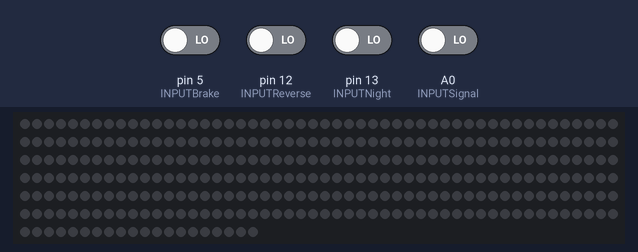
A sketch run on a simulated Arduino Uno, built with avr-gcc and run on an emulated ATmega328P. Parts: 320 RGB LEDs in strip order, left to right, continuing on the next row. Inputs (shaded band) come from the test bench; at power-on: A0 (INPUTSignal), pin 5 (INPUTBrake), pin 12 (INPUTReverse), pin 13 (INPUTNight) LOW. Dim RGB values are drawn brighter than linear.

Above: at 1.2 s.
1.3 s: A0 (INPUTSignal) driven HIGH
3.8 s: pin 5 (INPUTBrake) driven HIGH
At 5.5 s:
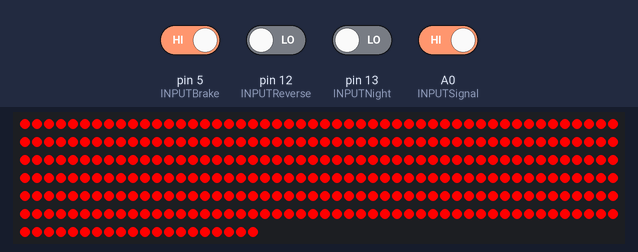
6.1 s: pin 12 (INPUTReverse) driven HIGH
7.6 s: pin 12 (INPUTReverse) driven LOW
9.1 s: pin 5 (INPUTBrake) driven LOW
At 9.35 s:
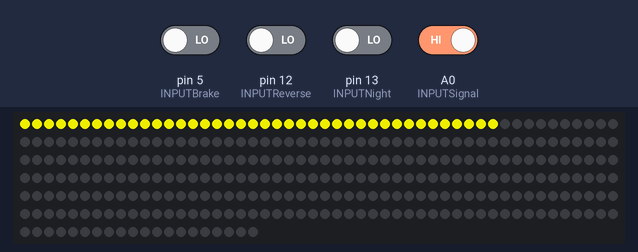
12.1 s: pin 12 (INPUTReverse) driven HIGH and A0 (INPUTSignal) driven LOW
At 13.6 s:
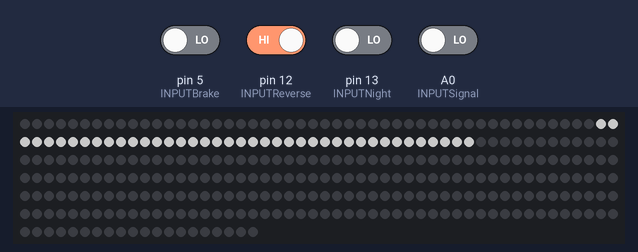
Timing chart, 0 to 14.9 s (numbered marks = the images above; inputs shaded):
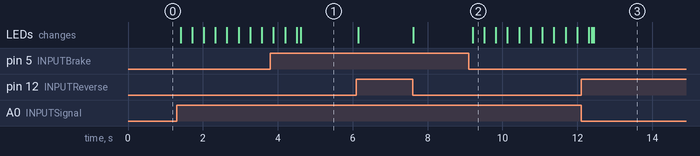

The sketch:

taillights.ino
```cpp
#include <FastLED.h>
#define LED_PIN 4
// const int NUM_LEDS = 256; // 1 long
const int NUM_LEDS = 320; // 1 long 1 small
CRGB leds[NUM_LEDS];

// PINS
// 5,14,12,13
const int INPUTBrake = 5;
const int INPUTSignal = 14;
const int INPUTReverse = 12;
const int INPUTNight = 13;
// const int extra = 7;
// const int ledOne =  13;

const int sensorPin = A0;

// variables will change:
int Brakes = 0; // variable for reading the pushbutton status
int Signal = 0;
int Reverse = 0;
int Night = 0; // this is for day time or night time car lights

int anolog = 0;

void setup()
{
  FastLED.addLeds<WS2812, LED_PIN, GRB>(leds, NUM_LEDS);

  // initialize the pushbutton pin as an input:
  pinMode(INPUTBrake, INPUT);
  pinMode(INPUTSignal, INPUT);
  pinMode(INPUTNight, INPUT);
  pinMode(INPUTNight, INPUT);
}

void loop()
{

  //  read the state of the pushbutton value:

  Brakes = digitalRead(INPUTBrake);
  Signal = digitalRead(INPUTSignal);
  Reverse = digitalRead(INPUTReverse);
  Night = digitalRead(INPUTNight);

  char IBrakes = Brakes == HIGH;
  char ISignal = Signal == HIGH;
  char IReverse = Reverse == HIGH;
  char INight = Night == HIGH;

  /// NIGHTTIME SETTINGS
  if (INight)
  {
     if (IBrakes && IReverse)
    {
      reversebrake1();
    }
    else if(IBrakes)
    {
      BrightRed();
    }
    else if (ISignal)
    {
      turn1();
    }
    else if (IReverse)
    {
      reverse1(100, 100, 100);
    }
    else
    {
      DimRed();
    }
  }

  // DAY TIME SETTINGS
  if (!INight)
  {
    if (IBrakes && IReverse)
    {
      reversebrake1();
    }
    else if(IBrakes)
    {
      BrightRed();
    }
    else if (ISignal)
    {
      turn1();
    }
    else if (IReverse)
    {
      reverse1(100, 100, 100);
    }
    else
    {
      turnOffAll();
    }
  }
}

// BEGIN SOLID COLOURS
// 10,10,90 nice colour
// SOLID COLOURS
void BrightRed()
{
  turnOnAll(255, 0, 0);
}

void DimRed()
{
  turnOnAll(5, 0, 0);
}

void green()
{
  turnOnAll(0, 10, 0);
}

void blue()
{
  turnOnAll(0, 0, 255);
}

void white()
{
  turnOnAll(100, 100, 100);
}

// turns on all leds
int turnOnAll(int r, int g, int b)
{
  for (size_t i = 0; i < NUM_LEDS; i++)
  {
    leds[i] = CRGB(r, g, b);
  }
  FastLED.show();
  return 0;
}

// turns off all leds
int turnOffAll()
{
  for (size_t i = 0; i < NUM_LEDS; i++)
  {
    leds[i] = CRGB(0, 0, 0);
  }
  FastLED.show();
  return 0;
}
// END

// BEGIN ANIMATIONS

// TURN SIGNALS
void turn1()
{
  int x, y;
  for (size_t x = 0; x < 40; x = x + 5)
  {
    y = x + 5;
    turnOffAll();
    multiCol(x, y, 200, 200, 0);
    delay(2);
  }
}

// Reverse
void reverse1(int r, int g, int b)
{
  populateRange(0, 48, 0, 0, 0);
  populateRange(48, 88, r, g, b);
  populateRange(88, 320, 0, 0, 0);
}

void reversebrake1()
{
  populateRange(0, 48, 100, 0, 0);
  populateRange(48, 88, 100, 100, 100);
  populateRange(88, 320, 100, 0, 0);
}

// END

// BEGIN COLOMNS AND ROW SETUPS

// COLUMNS
int calcColRange(int colNum, int r, int g, int b)
{
  int start, end;
  end = colNum * 8;
  start = end - 8;

  populateRange(start, end, r, g, b);
  return 0;
}

int populateRange(int startLed, int endLed, int r, int g, int b)
{
  for (size_t i = startLed; i < endLed; i++)
  {
    leds[i] = CRGB(r, g, b);
  }
  FastLED.show();
  return 0;
}

// Muliple cols at once
int multiCol(int startCol, int endCol, int r, int g, int b)
{
  for (size_t i = startCol; i <= endCol; i++)
  {
    calcColRange(i, r, g, b);
    // leds[i] = CRGB(r, g, b);
  }
  FastLED.show();
  return 0;
}

int multiColR(int startCol, int endCol, int r, int g, int b)
{
  for (size_t i = endCol; i >= startCol; i--)
  {
    calcColRange(i, r, g, b);
    // leds[i] = CRGB(r, g, b);
  }
  FastLED.show();
  return 0;
}

/////////////////////////

// ROWS
int multiRow(int startRow, int endRow, int r, int g, int b)
{
  for (size_t i = startRow; i <= endRow; i++)
  {
    row(i, r, g, b);
    // leds[i] = CRGB(r, g, b);
  }
  FastLED.show();
  return 0;
}

int row(int rowNum, int r, int g, int b)
{
  for (size_t i = rowNum; i < 320; i = i + 16)
  {
    leds[i] = CRGB(r, g, b);
    rowA(rowNum, r, g, b);
  }
  FastLED.show();
  return 0;
}

int rowA(int rowNum, int r, int g, int b)
{
  int calc1, calc2, newRow;
  calc1 = 15 - rowNum;
  calc2 = calc1 - rowNum;
  newRow = rowNum + calc2;

  for (size_t i = newRow; i < 320; i = i + 16)
  {
    leds[i] = CRGB(r, g, b);
  }
  FastLED.show();
  return 0;
}
// END


/*
NOTES

Power:
Arduino Constant: 3.3-5v
All "inputs":
< 1.5 = off
1.5 - 3.3 = on
> 3.3 = explosion

*/
```

Measured:
- after the input at 3.8 s, the LEDs: first differ from a run without the input after 0.81 s (image 1)
- after the input at 9.1 s, the LEDs: change after 0.10 s (image 2)
- after the input at 12.1 s, the LEDs: first differ from a run without the input after 0.34 s (image 3)
